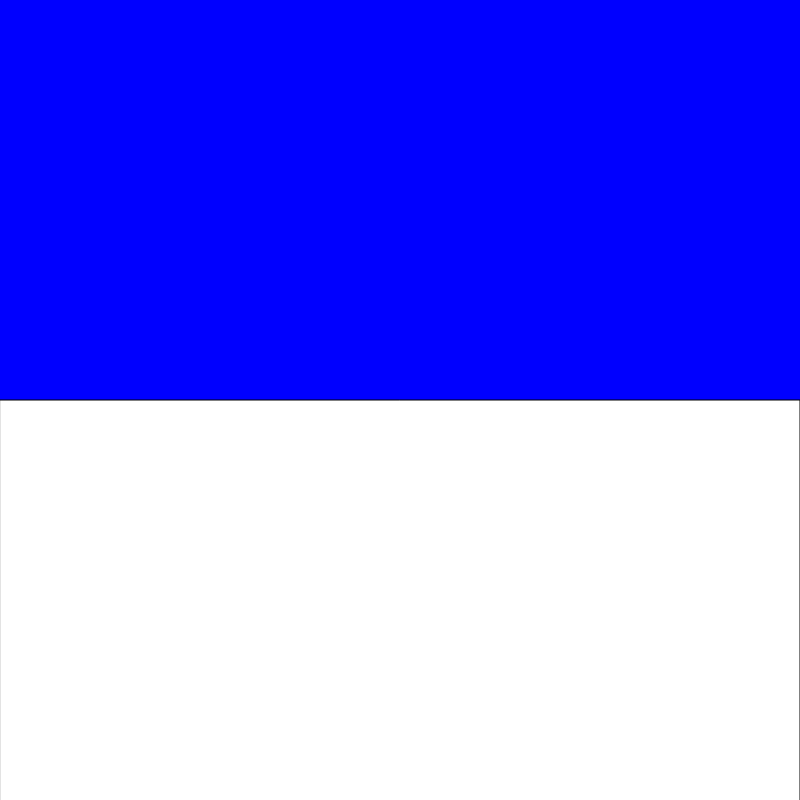
Frame 1 (no input)
Frame 60 (no input): identical to frame 1, image omitted
Frame 120 (the mouse pressed at the canvas centre since frame 60): identical to frame 1, image omitted

The p5.js sketch that drew this single still picture (run headless with seeded random() and noise() and a simulated clock; from frame 60 on, the mouse is pressed at the canvas centre):

// p5.js sketch
// ── sketch.js
function setup() {
  createCanvas(800, 800);
}

function draw() {
  background("blue");
  rect(0,400,800,800)
}
